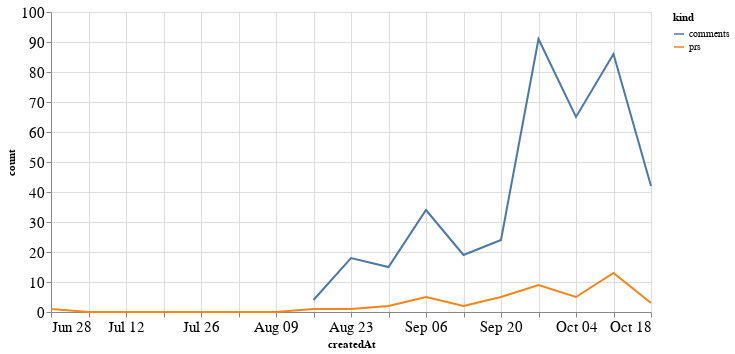

This figure's notebook cell:
### Code cell
alt.Chart(total_time, width=600).mark_line().encode(
    x='createdAt',
    y='count',
    color='kind'
)

### Figure 1 — Vega-Lite specification as saved in the notebook (floating-point values rounded to 4 significant figures)
{"config": {"axisLeft": {"labelFontSize": 15}, "axisBottom": {"labelFontSize": 15}}, "data": {"name": "data-d457a8792475053af6414285baacd0c1"}, "mark": "line", "encoding": {"color": {"type": "nominal", "field": "kind"}, "x": {"type": "temporal", "field": "createdAt"}, "y": {"type": "quantitative", "field": "count"}}, "width": 600, "$schema": "https://vega.github.io/schema/vega-lite/v4.8.1.json", "datasets": {"data-d457a8792475053af6414285baacd0c1": [{"createdAt": "2020-06-28T00:00:00", "kind": "prs", "count": 1.0}, {"createdAt": "2020-07-05T00:00:00", "kind": "prs", "count": 0.0}, {"createdAt": "2020-07-12T00:00:00", "kind": "prs", "count": 0.0}, {"createdAt": "2020-07-19T00:00:00", "kind": "prs", "count": 0.0}, {"createdAt": "2020-07-26T00:00:00", "kind": "prs", "count": 0.0}, {"createdAt": "2020-08-02T00:00:00", "kind": "prs", "count": 0.0}, {"createdAt": "2020-08-09T00:00:00", "kind": "prs", "count": 0.0}, {"createdAt": "2020-08-16T00:00:00", "kind": "prs", "count": 1.0}, {"createdAt": "2020-08-23T00:00:00", "kind": "prs", "count": 1.0}, {"createdAt": "2020-08-30T00:00:00", "kind": "prs", "count": 2.0}, {"createdAt": "2020-09-06T00:00:00", "kind": "prs", "count": 5.0}, {"createdAt": "2020-09-13T00:00:00", "kind": "prs", "count": 2.0}, {"createdAt": "2020-09-20T00:00:00", "kind": "prs", "count": 5.0}, {"createdAt": "2020-09-27T00:00:00", "kind": "prs", "count": 9.0}, {"createdAt": "2020-10-04T00:00:00", "kind": "prs", "count": 5.0}, {"createdAt": "2020-10-11T00:00:00", "kind": "prs", "count": 13.0}, {"createdAt": "2020-10-18T00:00:00", "kind": "prs", "count": 3.0}, {"createdAt": "2020-06-28T00:00:00", "kind": "comments", "count": null}, {"createdAt": "2020-07-05T00:00:00", "kind": "comments", "count": null}, {"createdAt": "2020-07-12T00:00:00", "kind": "comments", "count": null}, {"createdAt": "2020-07-19T00:00:00", "kind": "comments", "count": null}, {"createdAt": "2020-07-26T00:00:00", "kind": "comments", "count": null}, {"createdAt": "2020-08-02T00:00:00", "kind": "comments", "count": null}, {"createdAt": "2020-08-09T00:00:00", "kind": "comments", "count": null}, {"createdAt": "2020-08-16T00:00:00", "kind": "comments", "count": 4.0}, {"createdAt": "2020-08-23T00:00:00", "kind": "comments", "count": 18.0}, {"createdAt": "2020-08-30T00:00:00", "kind": "comments", "count": 15.0}, {"createdAt": "2020-09-06T00:00:00", "kind": "comments", "count": 34.0}, {"createdAt": "2020-09-13T00:00:00", "kind": "comments", "count": 19.0}, {"createdAt": "2020-09-20T00:00:00", "kind": "comments", "count": 24.0}, {"createdAt": "2020-09-27T00:00:00", "kind": "comments", "count": 91.0}, {"createdAt": "2020-10-04T00:00:00", "kind": "comments", "count": 65.0}, {"createdAt": "2020-10-11T00:00:00", "kind": "comments", "count": 86.0}, {"createdAt": "2020-10-18T00:00:00", "kind": "comments", "count": 42.0}]}}
